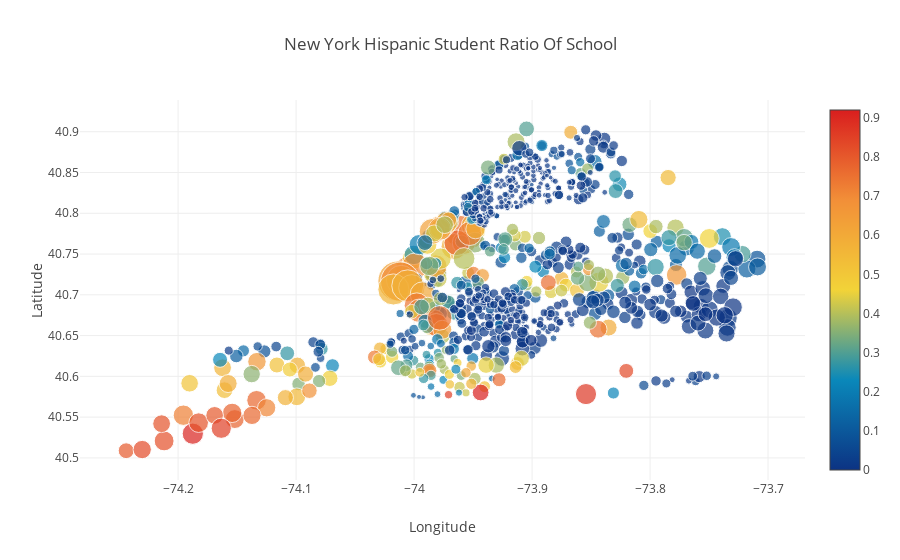

Notebook cell for this chart:
### Code cell
data = [
    {
        'x': df["Longitude"],
        'y': df["Latitude"],
        'text': df["School Name"],
        'mode': 'markers',
        'marker': {
            'color': df["Percent White"],
            'size': df["School Income Estimate"]/4500,
            'showscale': True,
            'colorscale':'Portland'
        }
    }
]

layout= go.Layout(
    title= 'New York Hispanic Student Ratio Of School',
    xaxis= dict(
        title= 'Longitude'
    ),
    yaxis=dict(
        title='Latitude'
    )
)
fig = go.Figure(data=data, layout=layout)
iplot(fig, filename='scatter_hover_labels')

### Figure 1 — Plotly figure (JSON) as saved in the notebook; plotly's stock layout.template omitted (floating-point values rounded to 4 significant figures; data arrays with more than 128 entries replaced by an {"elided": "..."} marker saying what was removed)
{"data": [{"marker": {"color": {"elided": "1272 float values"}, "colorscale": "Portland", "showscale": true, "size": {"elided": "1272 float values"}}, "mode": "markers", "text": {"elided": "1272 str values"}, "type": "scatter", "uid": "555a5f89-6cb1-4adc-b0a5-6e86dc50e6f7", "x": {"elided": "1272 float values"}, "y": {"elided": "1272 float values"}}], "layout": {"title": {"text": "New York Hispanic Student Ratio Of School"}, "xaxis": {"title": {"text": "Longitude"}}, "yaxis": {"title": {"text": "Latitude"}}}}
